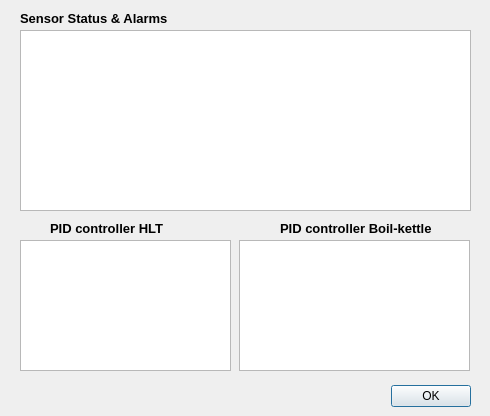
<?xml version="1.0" encoding="UTF-8"?>
<ui version="4.0">
 <class>DialogViewStatusAlarms</class>
 <widget class="QDialog" name="DialogViewStatusAlarms">
  <property name="geometry">
   <rect>
    <x>0</x>
    <y>0</y>
    <width>490</width>
    <height>416</height>
   </rect>
  </property>
  <property name="windowTitle">
   <string>View Status and Alarms</string>
  </property>
  <widget class="QDialogButtonBox" name="buttonBox">
   <property name="geometry">
    <rect>
     <x>350</x>
     <y>380</y>
     <width>121</width>
     <height>32</height>
    </rect>
   </property>
   <property name="orientation">
    <enum>Qt::Horizontal</enum>
   </property>
   <property name="standardButtons">
    <set>QDialogButtonBox::Ok</set>
   </property>
  </widget>
  <widget class="QTextEdit" name="teAlarms">
   <property name="geometry">
    <rect>
     <x>20</x>
     <y>30</y>
     <width>451</width>
     <height>181</height>
    </rect>
   </property>
  </widget>
  <widget class="QLabel" name="lblAlarms">
   <property name="geometry">
    <rect>
     <x>20</x>
     <y>10</y>
     <width>171</width>
     <height>16</height>
    </rect>
   </property>
   <property name="font">
    <font>
     <pointsize>10</pointsize>
     <weight>75</weight>
     <bold>true</bold>
    </font>
   </property>
   <property name="text">
    <string>Sensor Status &amp; Alarms</string>
   </property>
  </widget>
  <widget class="QLabel" name="lblPidHlt">
   <property name="geometry">
    <rect>
     <x>50</x>
     <y>220</y>
     <width>131</width>
     <height>16</height>
    </rect>
   </property>
   <property name="font">
    <font>
     <pointsize>10</pointsize>
     <weight>75</weight>
     <bold>true</bold>
    </font>
   </property>
   <property name="text">
    <string>PID controller HLT</string>
   </property>
  </widget>
  <widget class="QTextEdit" name="tePidHlt">
   <property name="geometry">
    <rect>
     <x>20</x>
     <y>240</y>
     <width>211</width>
     <height>131</height>
    </rect>
   </property>
  </widget>
  <widget class="QTextEdit" name="tePidBk">
   <property name="geometry">
    <rect>
     <x>239</x>
     <y>240</y>
     <width>231</width>
     <height>131</height>
    </rect>
   </property>
  </widget>
  <widget class="QLabel" name="lblPidBk">
   <property name="geometry">
    <rect>
     <x>280</x>
     <y>220</y>
     <width>171</width>
     <height>16</height>
    </rect>
   </property>
   <property name="font">
    <font>
     <pointsize>10</pointsize>
     <weight>75</weight>
     <bold>true</bold>
    </font>
   </property>
   <property name="text">
    <string>PID controller Boil-kettle</string>
   </property>
  </widget>
 </widget>
 <resources/>
 <connections>
  <connection>
   <sender>buttonBox</sender>
   <signal>accepted()</signal>
   <receiver>DialogViewStatusAlarms</receiver>
   <slot>accept()</slot>
   <hints>
    <hint type="sourcelabel">
     <x>248</x>
     <y>254</y>
    </hint>
    <hint type="destinationlabel">
     <x>157</x>
     <y>274</y>
    </hint>
   </hints>
  </connection>
  <connection>
   <sender>buttonBox</sender>
   <signal>rejected()</signal>
   <receiver>DialogViewStatusAlarms</receiver>
   <slot>reject()</slot>
   <hints>
    <hint type="sourcelabel">
     <x>316</x>
     <y>260</y>
    </hint>
    <hint type="destinationlabel">
     <x>286</x>
     <y>274</y>
    </hint>
   </hints>
  </connection>
 </connections>
</ui>
